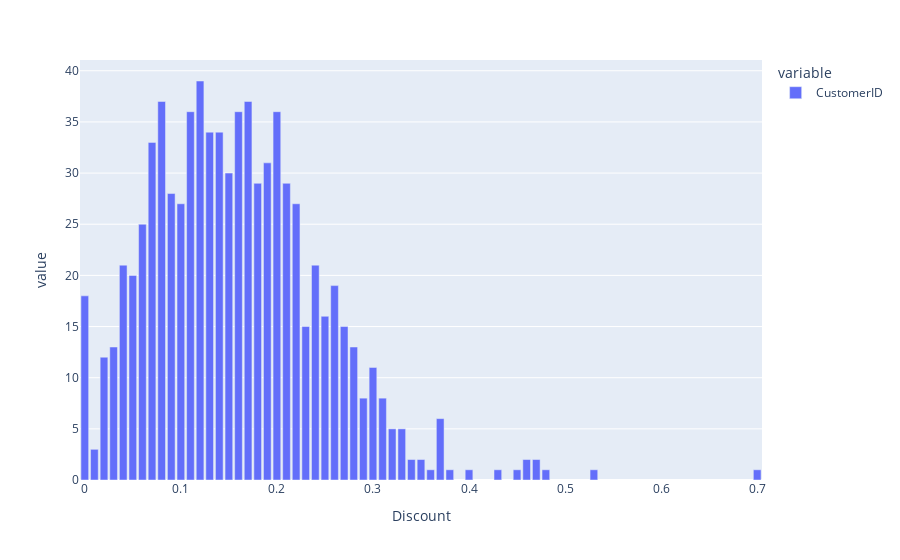

Write notebook code for a chart like this one.
### Code cell
# Visualize the average discount distribution
px.bar(df_discount.groupby('Discount').count())

### Figure 1 — Plotly figure (JSON) as saved in the notebook; plotly's stock layout.template omitted (floating-point values rounded to 4 significant figures)
{"data": [{"alignmentgroup": "True", "hovertemplate": "variable=CustomerID<br>Discount=%{x}<br>value=%{y}<extra></extra>", "legendgroup": "CustomerID", "marker": {"color": "#636efa", "pattern": {"shape": ""}}, "name": "CustomerID", "offsetgroup": "CustomerID", "orientation": "v", "showlegend": true, "textposition": "auto", "type": "bar", "x": [0, 0.01, 0.02, 0.03, 0.04, 0.05, 0.06, 0.07, 0.08, 0.09, 0.1, 0.11, 0.12, 0.13, 0.14, 0.15, 0.16, 0.17, 0.18, 0.19, 0.2, 0.21, 0.22, 0.23, 0.24, 0.25, 0.26, 0.27, 0.28, 0.29, 0.3, 0.31, 0.32, 0.33, 0.34, 0.35, 0.36, 0.37, 0.38, 0.4, 0.43, 0.45, 0.46, 0.47, 0.48, 0.53, 0.7], "xaxis": "x", "y": [18, 3, 12, 13, 21, 20, 25, 33, 37, 28, 27, 36, 39, 34, 34, 30, 36, 37, 29, 31, 36, 29, 27, 15, 21, 16, 19, 15, 13, 8, 11, 8, 5, 5, 2, 2, 1, 6, 1, 1, 1, 1, 2, 2, 1, 1, 1], "yaxis": "y"}], "layout": {"barmode": "relative", "legend": {"title": {"text": "variable"}, "tracegroupgap": 0}, "margin": {"t": 60}, "xaxis": {"anchor": "y", "domain": [0, 1], "title": {"text": "Discount"}}, "yaxis": {"anchor": "x", "domain": [0, 1], "title": {"text": "value"}}}}
